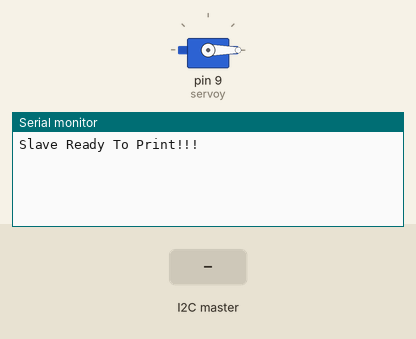
Simulated run of this sketch. Board: Arduino Uno, built with avr-gcc and run on an emulated ATmega328P. On the bench: servo, the last lines printed to the serial monitor. The inputs (shaded band) are chosen by the test bench.

Above: at 1.3 s.
1.4 s: the I2C master sends the byte 1
At 1.8 s:
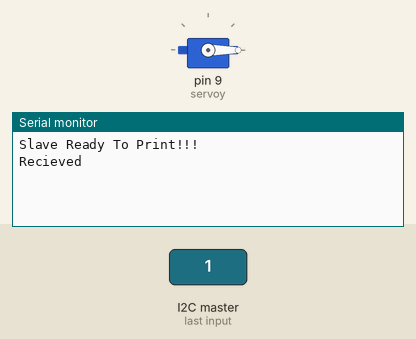
2.9 s: the I2C master sends the byte 0
At 3.4 s:
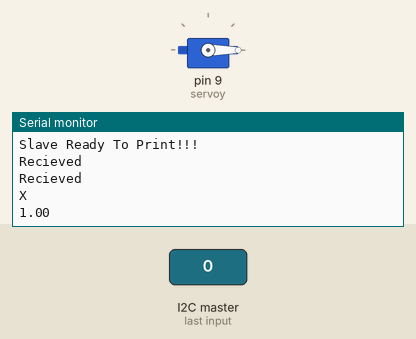

The sketch:

SlaveReciever.ino
```cpp
#include <Wire.h>

int lukaval = 1;
boolean doingcode = false;
double xval = 0;
double yval = 0;
String x = "";
String y = "";

/*Alexanders Values */

#include <Stepper.h>
#include <Servo.h>
Servo servoy;

int Bedheight = 60; //the height of the centerpoint of the rotating on the Y servo from the print bed
double xValue = 20; // the numbers followed after G1  (example G1 X___ Y)
double yValue = 20; // the numbers followed after G1 X (example G1 X Y___)
int time = 1;

//  ↑ varibles used by evreything

int stepsPerRevolution = 2038;

double stepperNewdeg = 0;
double stepperCalculateddeg = 0;
double stepperPreviousdeg = 0;
double stepperCurrentpos = 0;

//  ↑ varibles used by the stepper motors

double servoNewsdeg = 0; // the new degree for the servo,formaly called yD
double servoCalculateddeg = 0;
double servoPreviousdeg = 0;
double servoCurrentpos = 0;
//  ↑ varibles used by the spinnig servomotor

Stepper Stepper1(stepsPerRevolution, 7, 5, 6, 8);

void setup()
{
  Wire.begin(4);                // join i2c bus with address #4
  Wire.onReceive(receiveEvent); // register event
  Serial.begin(9600);
  /* Alexanders setup code */
  delay(100);
  Serial.println("Slave Ready To Print!!!");
  Stepper1.setSpeed(5); //rpms
  servoy.attach(9);

  servoy.write(0);
  servoCurrentpos = 0;
}

void loop() {}

void receiveEvent(int howmany)
{
  Serial.println("Recieved");
  int integer = Wire.read();
  if (lukaval == 1)
  {
    x = integer;
    x += ".";
    lukaval = 2;
  }
  else if (lukaval == 2)
  {
    x += integer;
    xval = x.toDouble();
    lukaval = 3;
    String x = "";
    Serial.println("X");
    Serial.println(xval);
  }
  else if (lukaval == 3)
  {
    y = integer;
    y += ".";
    lukaval = 4;
  }
  else if (lukaval == 4)
  {
    y += integer;
    yval = y.toDouble();
    lukaval = 1;
    String y = "";
    Serial.println("Y New Degree");
    //Serial.println(yval);
    xValue = xval;
    yValue = yval;
    //Alexanders Code...
    double stepperNewdeg = ((atan(xValue / yValue) * 180 / 3.14159265) + 0); // caclulate how much the stepper neews t move
    double servoNewdeg = (atan(Bedheight / yValue) * 180 / 3.14159265);      // caclulate how much the servo needs to move
    stepperCalculateddeg = stepperNewdeg - stepperPreviousdeg;               // how far the stepper needs to move in degrees
    servoCalculateddeg = servoNewdeg - servoPreviousdeg;
    Serial.println(servoNewdeg);

    // their are four possibilitys,
    //the stepper rotates clockwise and the servo rotates counterclockwise              stepperCalculateddeg>0 & servoCalculateddeg<servoPreviousdeg
    //the stepper rotates clockwise and the servo rotates clockwise                     stepperCalculateddeg>0 & servoCalculateddeg>servoPreviousdeg
    //the stepper rotates counterclockwise and the servo rotates counterclockwise       stepperCalculateddeg<0 & servoCalculateddeg<servoPreviousdeg
    //the stepper rotates counterclockwise and the servo rotates clockwise              stepperCalculateddeg<0 & servoCalculateddeg>servoPreviousdeg

    if (stepperCalculateddeg > 0 && servoCalculateddeg > servoPreviousdeg)
    { // the calculated value for the stepper is more than 0 go forwards,the calculated value for the stepper is more than the last value make the angle more
      Serial.println("stepper moving counter clock wise");
      Serial.println("degree of the servo should eb getting higher");
      // speed = distance/time
      // do the formula so the stepper arrives to stepperCalculateddeg the same time the servo arrives to servoCalculateddeg
    }
    servoy.write(servoNewdeg);

    stepperPreviousdeg = stepperNewdeg; // sets the steppers previous degre to the last degre used
    servoPreviousdeg = servoNewdeg;     // does the same but for the servo
  }
}
```

Measured:
- after the input at 1.4 s, the serial monitor: prints a new line at once (image 1)
- after the input at 2.9 s, the serial monitor: prints a new line at once (image 2)
